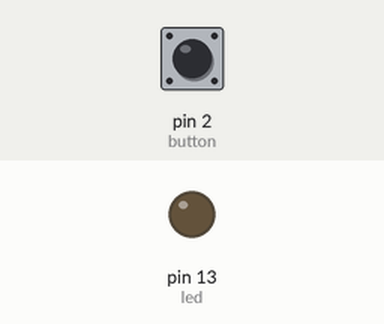
Simulated run of this sketch. Board: Arduino Uno, built with avr-gcc and run on an emulated ATmega328P. On the bench: output pins drawn as LEDs (lit = HIGH). The inputs (shaded band) are chosen by the test bench; at power-on: pin 2 (button) LOW.

Above: at 1.2 s.
1.3 s: pin 2 (button) pulled HIGH for 0.15 s
At 1.37 s:
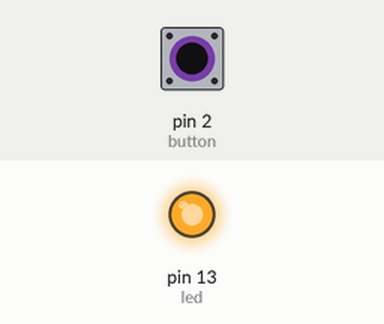
2.9 s: pin 2 (button) pulled HIGH for 3.2 s
At 6.6 s:
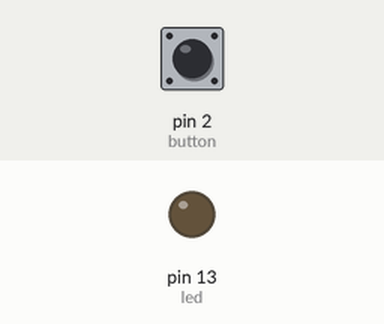
Timing chart, 0 to 8.1 s (numbered marks = the images above; inputs shaded):
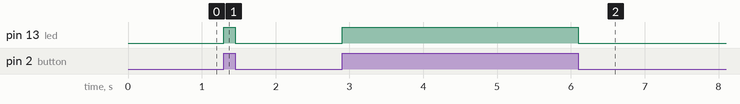

Measured:
- after the input at 1.3 s, pin 13 (led): LOW → HIGH at once, → LOW 0.15 s later
- after the input at 2.9 s, pin 13 (led): LOW → HIGH at once, → LOW 3.2 s later

The sketch:

button_led.ino
```cpp
const int button = 2;
const int led = 13;

void setup() {
  // put your setup code here, to run once:
  pinMode(button , INPUT);
  pinMode(led, OUTPUT);
}

void loop() {
  // put your main code here, to run repeatedly:
  if(digitalRead(button) == HIGH) {

    digitalWrite(led,HIGH);     // turn the led on
  }
    else{
    digitalWrite(led,LOW);      // turn the led off
  }
}
```
